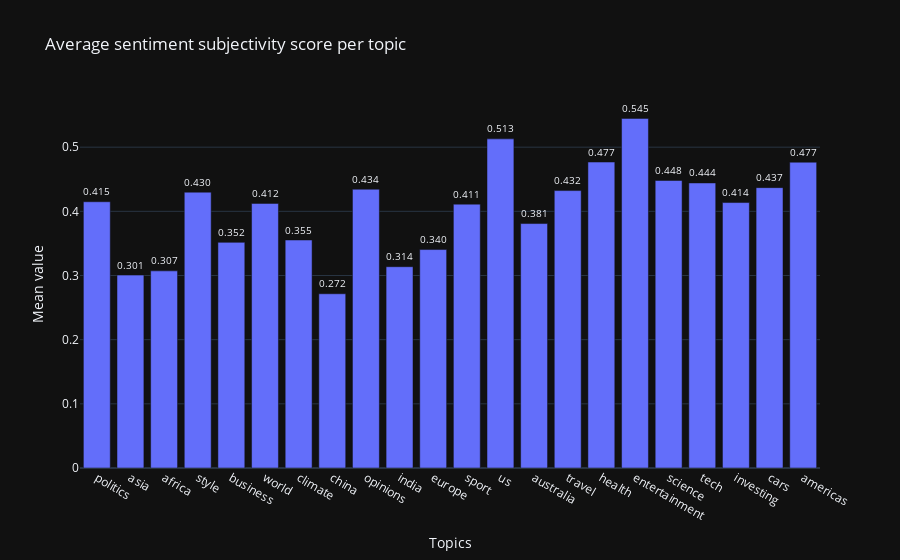

The notebook cell this image was saved under:
### Code cell
topics = df_articles['Topic'].unique()
average_sentiment_scores = []


for topic in topics:
    average_sentiment_scores.append(df_articles[df_articles["Topic"] == topic]["Subjectivity score"].mean())


fig = go.Figure(data=[go.Bar(x=topics, y=average_sentiment_scores, text=["%.3f" % value for value in average_sentiment_scores], textposition='outside')])

fig.update_layout(
    title="Average sentiment subjectivity score per topic",
    xaxis_title='Topics',
    yaxis_title='Mean value',
    template='plotly_dark'
)

fig.show()

### Figure 1 — Plotly figure (JSON) as saved in the notebook; plotly's stock layout.template omitted (floating-point values rounded to 4 significant figures)
{"data": [{"text": ["0.415", "0.301", "0.307", "0.430", "0.352", "0.412", "0.355", "0.272", "0.434", "0.314", "0.340", "0.411", "0.513", "0.381", "0.432", "0.477", "0.545", "0.448", "0.444", "0.414", "0.437", "0.477"], "textposition": "outside", "type": "bar", "x": ["politics", "asia", "africa", "style", "business", "world", "climate", "china", "opinions", "india", "europe", "sport", "us", "australia", "travel", "health", "entertainment", "science", "tech", "investing", "cars", "americas"], "y": [0.4149, 0.3006, 0.3072, 0.4299, 0.3516, 0.4124, 0.3553, 0.2715, 0.4345, 0.3137, 0.3404, 0.4112, 0.5129, 0.381, 0.4324, 0.4768, 0.5448, 0.4481, 0.4443, 0.4137, 0.437, 0.4766]}], "layout": {"title": {"text": "Average sentiment subjectivity score per topic"}, "xaxis": {"title": {"text": "Topics"}}, "yaxis": {"title": {"text": "Mean value"}}}}
